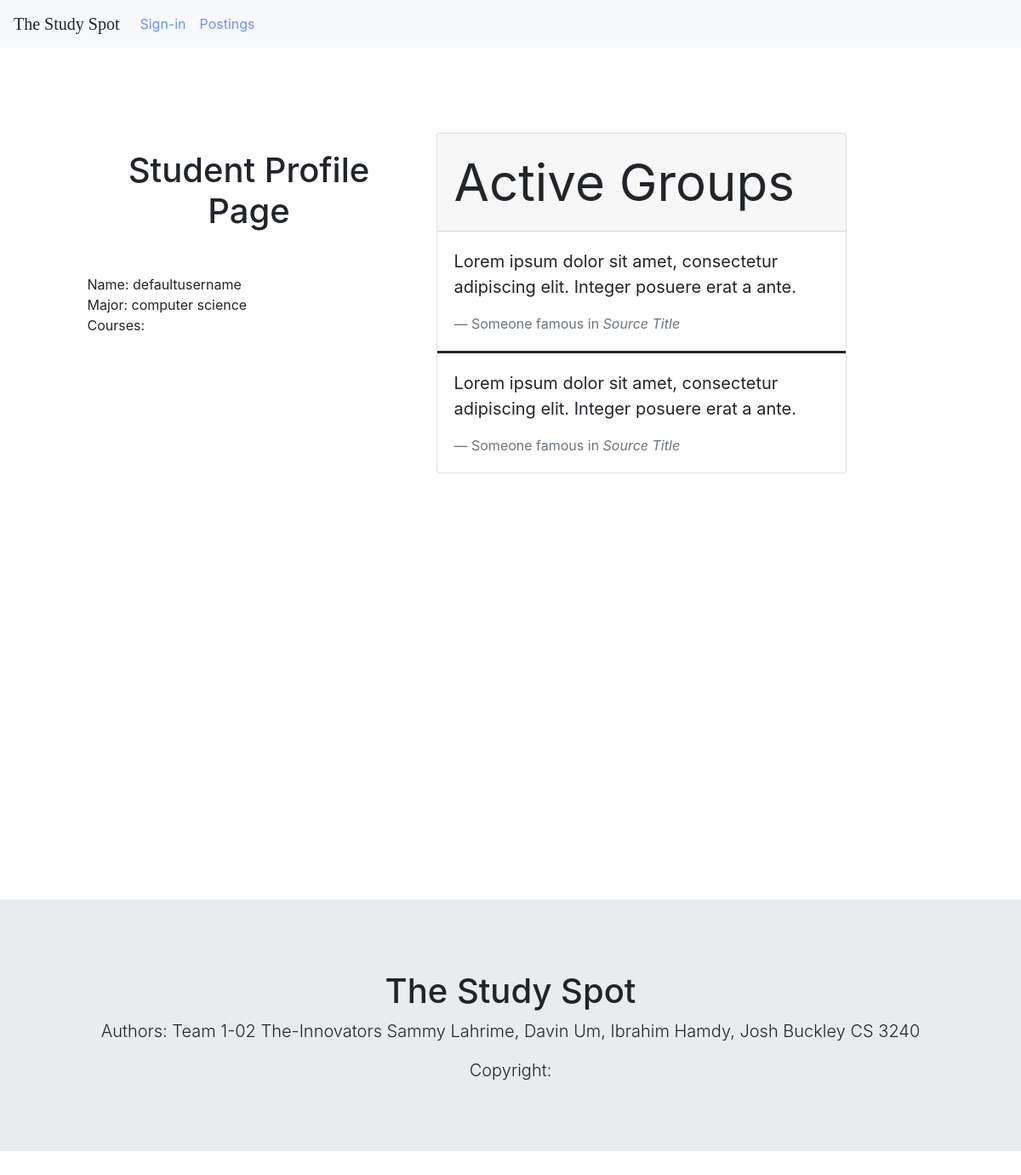
/4/profile_page/ (signed in), run on an earlier commit of the app's database.
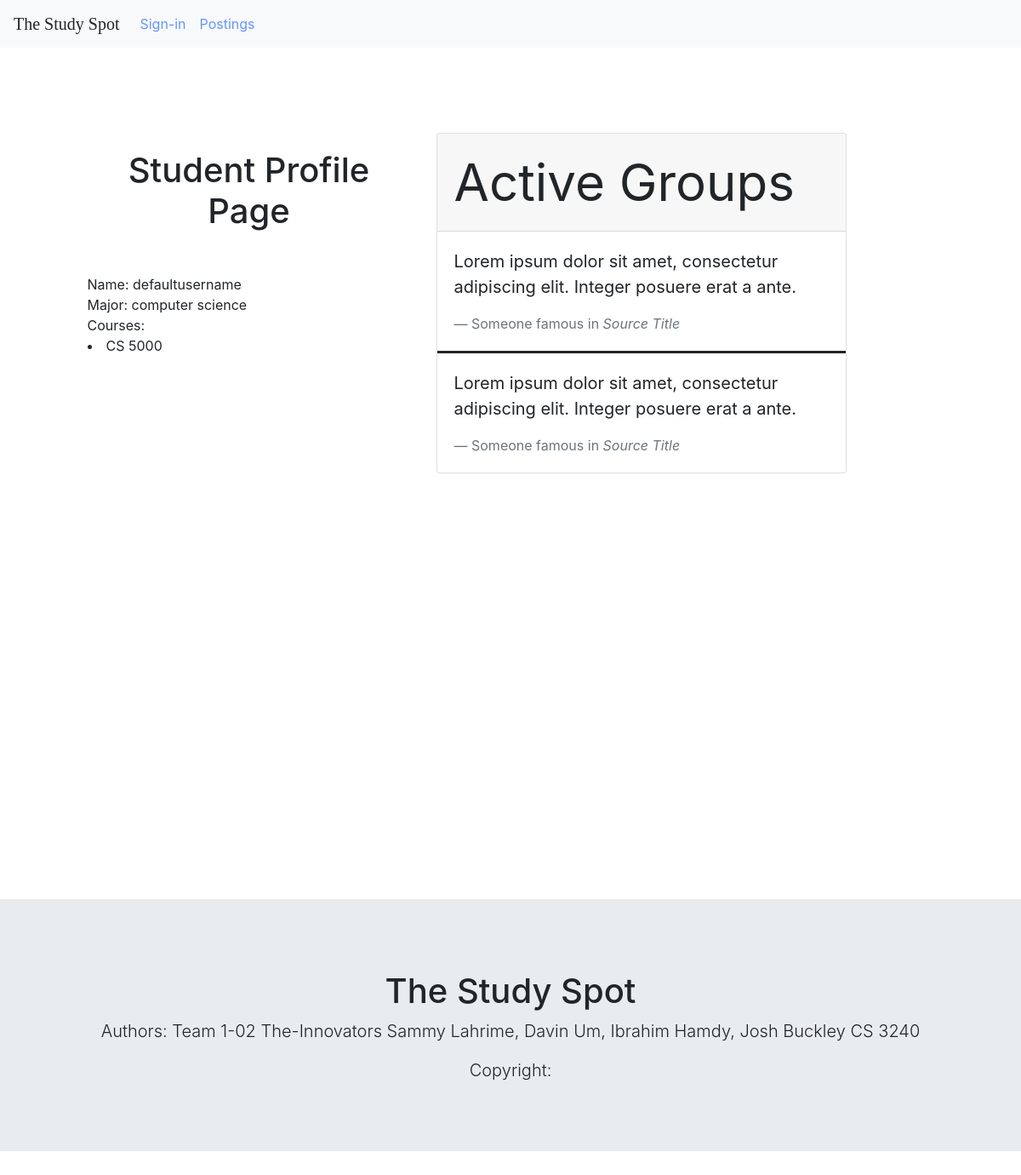
And on a later commit of the database.
### StudyForum/models.py (models this page shows)
class Course(models.Model):
    rating = models.IntegerField(default=0)
    name = models.CharField(max_length=12, default="na", unique=True)
    professor = models.CharField(max_length=30, default="na")

### StudyForum/views.py (the view)
# urls.py: path('<int:id>/profile_page/', views.profile_page, name = 'profile_page'),
def profile_page(request, id):
    profile = User.objects.get(id=id)
    return render(request, 'studyforum/profile_page.html', {'profile': profile})

### StudyForum/templates/studyforum/profile_page.html
{% extends './global_template.html' %}
{% block content %}
<div class="row" style = "margin-top:100px">
    <div class="col-md-1">
    </div>
    <div class="col-md-4">
        <h1>Student Profile Page</h1>
        <div style = "margin-top:50px">
        <div class="p">
            Name: {{profile.username}}
        </div>
        <div class="p">
            Major: {{profile.major}}
        </div>
        <div class="p">
            Courses:
            {% for course in user.courses.all %}
            <li>{{course.name}}</li>
            {% endfor %}
        </div>
        </div>
    </div>
    <div class="col-md-5">
<div class="card">
  <div class="card-header" style = "font-size:60px">
    Active Groups
  </div>
  <div class="card-body" style = "border-bottom:solid">
    <blockquote class="blockquote mb-0">
      <p>Lorem ipsum dolor sit amet, consectetur adipiscing elit. Integer posuere erat a ante.</p>
      <footer class="blockquote-footer">Someone famous in <cite title="Source Title">Source Title</cite></footer>
    </blockquote>
  </div>
    <div class="card-body">
    <blockquote class="blockquote mb-0">
      <p>Lorem ipsum dolor sit amet, consectetur adipiscing elit. Integer posuere erat a ante.</p>
      <footer class="blockquote-footer">Someone famous in <cite title="Source Title">Source Title</cite></footer>
    </blockquote>
  </div>
</div>
    </div>
    <div class="col-md-1">
    </div>
</div>
{% endblock %}

What changed in the data, as far as the page shows it:
added Course: name "CS 5000"
